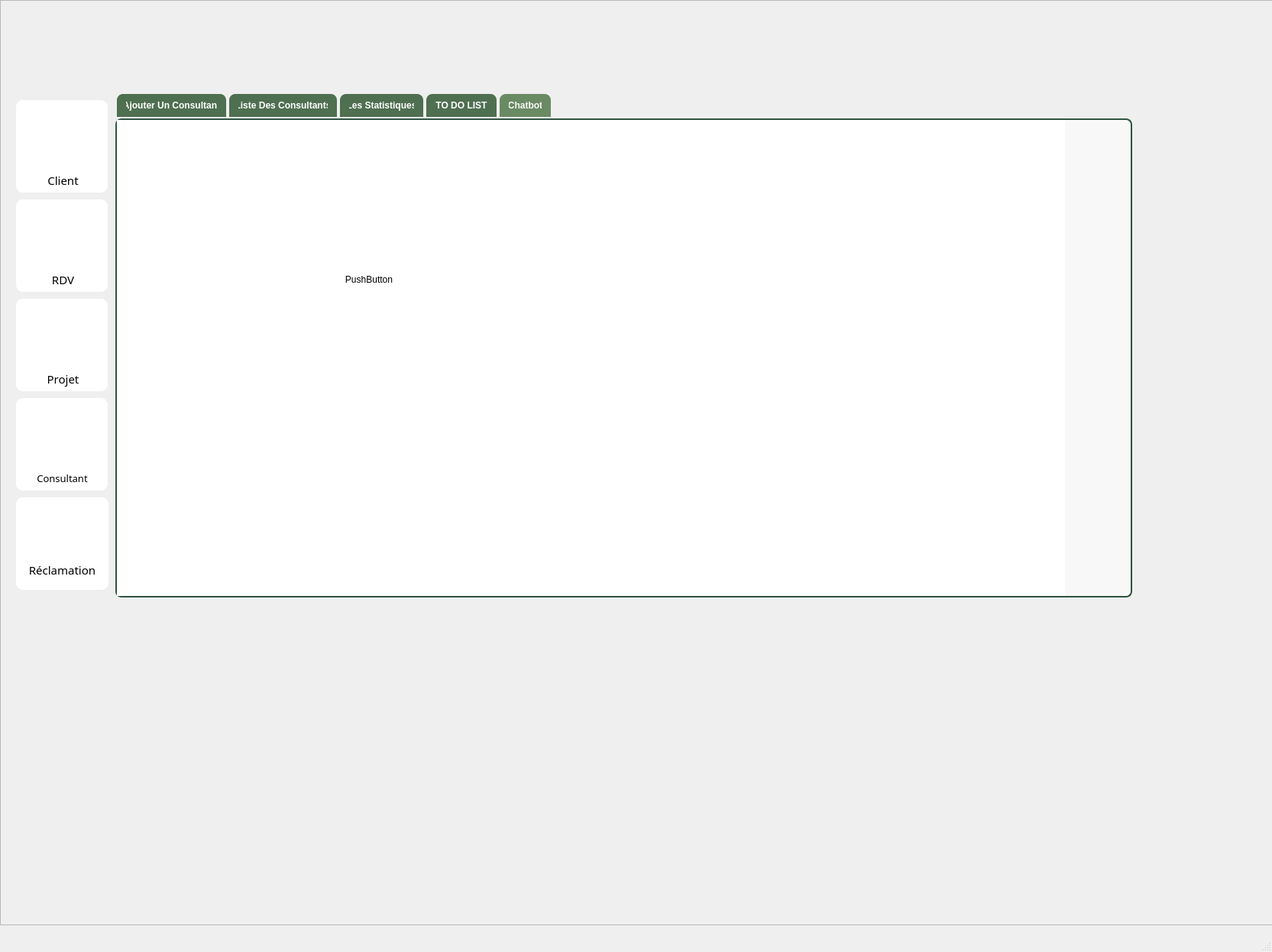
<?xml version="1.0" encoding="UTF-8"?>
<ui version="4.0">
 <class>MainWindow</class>
 <widget class="QMainWindow" name="MainWindow">
  <property name="geometry">
   <rect>
    <x>0</x>
    <y>0</y>
    <width>1665</width>
    <height>1246</height>
   </rect>
  </property>
  <property name="windowTitle">
   <string>MW_projet</string>
  </property>
  <widget class="QWidget" name="centralwidget">
   <widget class="QScrollArea" name="scrollArea">
    <property name="geometry">
     <rect>
      <x>0</x>
      <y>0</y>
      <width>1771</width>
      <height>1211</height>
     </rect>
    </property>
    <property name="widgetResizable">
     <bool>true</bool>
    </property>
    <widget class="QWidget" name="scrollAreaWidgetContents">
     <property name="geometry">
      <rect>
       <x>0</x>
       <y>0</y>
       <width>1769</width>
       <height>1209</height>
      </rect>
     </property>
     <widget class="QTabWidget" name="tabWidget">
      <property name="geometry">
       <rect>
        <x>150</x>
        <y>120</y>
        <width>1331</width>
        <height>661</height>
       </rect>
      </property>
      <property name="styleSheet">
       <string notr="true">QTabWidget::pane {
    border: 2px solid #2E543F; /* Bordure verte foncée */
    background: #F8F8F8; /* Fond clair */
    border-radius: 8px;
}

QTabBar::tab {
    background: #4E6F50; /* Vert foncé */
    color: white;
    padding: 8px 12px;
    border-top-left-radius: 8px;
    border-top-right-radius: 8px;
    margin: 2px;
    font-weight: bold;
}

QTabBar::tab:selected {
    background: #6A8A63; /* Vert plus clair */
    color: #F8F8F8;
}

QTabBar::tab:hover {
    background: #87A88D; /* Vert encore plus clair */
    color: black;
}
</string>
      </property>
      <property name="currentIndex">
       <number>4</number>
      </property>
      <widget class="QWidget" name="tab_2">
       <attribute name="title">
        <string>Ajouter Un Consultant</string>
       </attribute>
       <widget class="QWidget" name="widget_11" native="true">
        <property name="geometry">
         <rect>
          <x>0</x>
          <y>0</y>
          <width>1331</width>
          <height>1021</height>
         </rect>
        </property>
        <property name="styleSheet">
         <string notr="true">background-color: rgb(255, 255, 255);
border-radius:9px;</string>
        </property>
        <widget class="QLabel" name="label_18">
         <property name="geometry">
          <rect>
           <x>21</x>
           <y>171</y>
           <width>79</width>
           <height>20</height>
          </rect>
         </property>
         <property name="font">
          <font>
           <family>Sitka</family>
           <pointsize>12</pointsize>
          </font>
         </property>
         <property name="styleSheet">
          <string notr="true">color: rgb(0, 0, 0);</string>
         </property>
         <property name="text">
          <string>Téléphone:</string>
         </property>
        </widget>
        <widget class="QLineEdit" name="nom">
         <property name="geometry">
          <rect>
           <x>199</x>
           <y>21</y>
           <width>1071</width>
           <height>30</height>
          </rect>
         </property>
         <property name="minimumSize">
          <size>
           <width>0</width>
           <height>30</height>
          </size>
         </property>
         <property name="font">
          <font>
           <family>Sitka</family>
           <pointsize>10</pointsize>
          </font>
         </property>
         <property name="styleSheet">
          <string notr="true">QLineEdit {
    border: 2px solid #4D6F50;
    border-radius: 5px;
    padding: 5px;
}

QLineEdit:focus {
    border: 2px solid #6A9E70;
}</string>
         </property>
        </widget>
        <widget class="QLabel" name="label_17">
         <property name="geometry">
          <rect>
           <x>21</x>
           <y>121</y>
           <width>69</width>
           <height>20</height>
          </rect>
         </property>
         <property name="font">
          <font>
           <family>Sitka</family>
           <pointsize>12</pointsize>
          </font>
         </property>
         <property name="styleSheet">
          <string notr="true">color: rgb(0, 0, 0);</string>
         </property>
         <property name="text">
          <string>Email:</string>
         </property>
        </widget>
        <widget class="QLabel" name="label_16">
         <property name="geometry">
          <rect>
           <x>21</x>
           <y>71</y>
           <width>121</width>
           <height>20</height>
          </rect>
         </property>
         <property name="font">
          <font>
           <family>Sitka</family>
           <pointsize>12</pointsize>
          </font>
         </property>
         <property name="styleSheet">
          <string notr="true">color: rgb(0, 0, 0);</string>
         </property>
         <property name="text">
          <string>Prénom:</string>
         </property>
        </widget>
        <widget class="QLabel" name="label_15">
         <property name="geometry">
          <rect>
           <x>21</x>
           <y>21</y>
           <width>154</width>
           <height>20</height>
          </rect>
         </property>
         <property name="font">
          <font>
           <family>Sitka</family>
           <pointsize>12</pointsize>
          </font>
         </property>
         <property name="styleSheet">
          <string notr="true">color: rgb(0, 0, 0);</string>
         </property>
         <property name="text">
          <string>Nom:</string>
         </property>
        </widget>
        <widget class="QLabel" name="label_21">
         <property name="geometry">
          <rect>
           <x>21</x>
           <y>300</y>
           <width>147</width>
           <height>20</height>
          </rect>
         </property>
         <property name="font">
          <font>
           <family>Sitka</family>
           <pointsize>12</pointsize>
          </font>
         </property>
         <property name="styleSheet">
          <string notr="true">color: rgb(0, 0, 0);</string>
         </property>
         <property name="text">
          <string>Disponibilité:</string>
         </property>
        </widget>
        <widget class="QLabel" name="label_22">
         <property name="geometry">
          <rect>
           <x>21</x>
           <y>350</y>
           <width>131</width>
           <height>20</height>
          </rect>
         </property>
         <property name="font">
          <font>
           <family>Sitka</family>
           <pointsize>12</pointsize>
          </font>
         </property>
         <property name="styleSheet">
          <string notr="true">color: rgb(0, 0, 0);</string>
         </property>
         <property name="text">
          <string>Historique Missions:</string>
         </property>
        </widget>
        <widget class="QLabel" name="label_19">
         <property name="geometry">
          <rect>
           <x>20</x>
           <y>230</y>
           <width>101</width>
           <height>20</height>
          </rect>
         </property>
         <property name="font">
          <font>
           <family>Sitka</family>
           <pointsize>12</pointsize>
          </font>
         </property>
         <property name="styleSheet">
          <string notr="true">color: rgb(0, 0, 0);</string>
         </property>
         <property name="text">
          <string>Experience:</string>
         </property>
        </widget>
        <widget class="QPushButton" name="ajouter">
         <property name="geometry">
          <rect>
           <x>1190</x>
           <y>530</y>
           <width>88</width>
           <height>32</height>
          </rect>
         </property>
         <property name="font">
          <font>
           <family>Sitka</family>
           <pointsize>-1</pointsize>
           <bold>true</bold>
          </font>
         </property>
         <property name="styleSheet">
          <string notr="true">QPushButton {
    background: qlineargradient(spread:pad, x1:0, y1:0, x2:1, y2:1,
                                stop:0 rgba(193, 179, 255, 200), 
                                stop:1 rgba(255, 228, 196, 200));
    color: #4A4A4A;
    border-radius: 10px;
    border: 1px solid rgba(74, 74, 74, 50);
    padding: 8px 15px;
    font-size: 14px;
    font-weight: bold;
}

QPushButton:hover {
    background: qlineargradient(spread:pad, x1:0, y1:0, x2:1, y2:1,
                                stop:0 rgba(170, 153, 255, 200), 
                                stop:1 rgba(255, 204, 153, 200));
    color: black;
}

QPushButton:pressed {
    background: rgba(193, 179, 255, 180);
}
</string>
         </property>
         <property name="text">
          <string>Ajouter</string>
         </property>
        </widget>
        <widget class="QLabel" name="label_36">
         <property name="geometry">
          <rect>
           <x>30</x>
           <y>400</y>
           <width>120</width>
           <height>20</height>
          </rect>
         </property>
         <property name="font">
          <font>
           <family>Sitka</family>
           <pointsize>12</pointsize>
          </font>
         </property>
         <property name="styleSheet">
          <string notr="true">color: rgb(0, 0, 0);</string>
         </property>
         <property name="text">
          <string>Evaluation:</string>
         </property>
        </widget>
        <widget class="QComboBox" name="list">
         <property name="geometry">
          <rect>
           <x>200</x>
           <y>230</y>
           <width>1061</width>
           <height>22</height>
          </rect>
         </property>
         <property name="styleSheet">
          <string notr="true">QComboBox {
    border: 2px solid #4D6F50;
    border-radius: 5px;
    padding: 5px;
}

QComboBox::drop-down {
    subcontrol-origin: padding;
    subcontrol-position: top right;
    width: 15px;
    border-left-width: 1px;
    border-left-color: #4D6F50;
    border-left-style: solid;
    border-top-right-radius: 3px;
    border-bottom-right-radius: 3px;
}

QComboBox::down-arrow {
    image: url(down_arrow.png);
}</string>
         </property>
         <item>
          <property name="text">
           <string>Donner Votre Expérience</string>
          </property>
         </item>
         <item>
          <property name="text">
           <string>1 an</string>
          </property>
         </item>
         <item>
          <property name="text">
           <string>2 ans</string>
          </property>
         </item>
         <item>
          <property name="text">
           <string>3 ans</string>
          </property>
         </item>
         <item>
          <property name="text">
           <string>4 ans</string>
          </property>
         </item>
         <item>
          <property name="text">
           <string>5 ans</string>
          </property>
         </item>
        </widget>
        <widget class="QLabel" name="label_37">
         <property name="geometry">
          <rect>
           <x>30</x>
           <y>450</y>
           <width>120</width>
           <height>20</height>
          </rect>
         </property>
         <property name="font">
          <font>
           <family>Sitka</family>
           <pointsize>12</pointsize>
          </font>
         </property>
         <property name="styleSheet">
          <string notr="true">color: rgb(0, 0, 0);</string>
         </property>
         <property name="text">
          <string>Spécialisation:</string>
         </property>
        </widget>
        <widget class="QLineEdit" name="prenom">
         <property name="geometry">
          <rect>
           <x>200</x>
           <y>70</y>
           <width>1075</width>
           <height>30</height>
          </rect>
         </property>
         <property name="minimumSize">
          <size>
           <width>0</width>
           <height>30</height>
          </size>
         </property>
         <property name="font">
          <font>
           <family>Sitka</family>
           <pointsize>10</pointsize>
          </font>
         </property>
         <property name="styleSheet">
          <string notr="true">QLineEdit {
    border: 2px solid #4D6F50;
    border-radius: 5px;
    padding: 5px;
}

QLineEdit:focus {
    border: 2px solid #6A9E70;
}</string>
         </property>
        </widget>
        <widget class="QLineEdit" name="email">
         <property name="geometry">
          <rect>
           <x>200</x>
           <y>120</y>
           <width>1075</width>
           <height>30</height>
          </rect>
         </property>
         <property name="minimumSize">
          <size>
           <width>0</width>
           <height>30</height>
          </size>
         </property>
         <property name="font">
          <font>
           <family>Sitka</family>
           <pointsize>10</pointsize>
          </font>
         </property>
         <property name="styleSheet">
          <string notr="true">QLineEdit {
    border: 2px solid #4D6F50;
    border-radius: 5px;
    padding: 5px;
}

QLineEdit:focus {
    border: 2px solid #6A9E70;
}</string>
         </property>
        </widget>
        <widget class="QLineEdit" name="tele">
         <property name="geometry">
          <rect>
           <x>200</x>
           <y>170</y>
           <width>1075</width>
           <height>30</height>
          </rect>
         </property>
         <property name="minimumSize">
          <size>
           <width>0</width>
           <height>30</height>
          </size>
         </property>
         <property name="font">
          <font>
           <family>Sitka</family>
           <pointsize>10</pointsize>
          </font>
         </property>
         <property name="styleSheet">
          <string notr="true">QLineEdit {
    border: 2px solid #4D6F50;
    border-radius: 5px;
    padding: 5px;
}

QLineEdit:focus {
    border: 2px solid #6A9E70;
}</string>
         </property>
        </widget>
        <widget class="QLineEdit" name="histo">
         <property name="geometry">
          <rect>
           <x>200</x>
           <y>340</y>
           <width>1075</width>
           <height>30</height>
          </rect>
         </property>
         <property name="minimumSize">
          <size>
           <width>0</width>
           <height>30</height>
          </size>
         </property>
         <property name="font">
          <font>
           <family>Sitka</family>
           <pointsize>10</pointsize>
          </font>
         </property>
         <property name="styleSheet">
          <string notr="true">QLineEdit {
    border: 2px solid #4D6F50;
    border-radius: 5px;
    padding: 5px;
}

QLineEdit:focus {
    border: 2px solid #6A9E70;
}</string>
         </property>
        </widget>
        <widget class="QLineEdit" name="eval">
         <property name="geometry">
          <rect>
           <x>200</x>
           <y>390</y>
           <width>1075</width>
           <height>30</height>
          </rect>
         </property>
         <property name="minimumSize">
          <size>
           <width>0</width>
           <height>30</height>
          </size>
         </property>
         <property name="font">
          <font>
           <family>Sitka</family>
           <pointsize>10</pointsize>
          </font>
         </property>
         <property name="styleSheet">
          <string notr="true">QLineEdit {
    border: 2px solid #4D6F50;
    border-radius: 5px;
    padding: 5px;
}

QLineEdit:focus {
    border: 2px solid #6A9E70;
}</string>
         </property>
        </widget>
        <widget class="QLineEdit" name="spec">
         <property name="geometry">
          <rect>
           <x>200</x>
           <y>450</y>
           <width>1075</width>
           <height>30</height>
          </rect>
         </property>
         <property name="minimumSize">
          <size>
           <width>0</width>
           <height>30</height>
          </size>
         </property>
         <property name="font">
          <font>
           <family>Sitka</family>
           <pointsize>10</pointsize>
          </font>
         </property>
         <property name="styleSheet">
          <string notr="true">QLineEdit {
    border: 2px solid #4D6F50;
    border-radius: 5px;
    padding: 5px;
}

QLineEdit:focus {
    border: 2px solid #6A9E70;
}</string>
         </property>
        </widget>
        <widget class="QRadioButton" name="oui">
         <property name="geometry">
          <rect>
           <x>200</x>
           <y>300</y>
           <width>61</width>
           <height>18</height>
          </rect>
         </property>
         <property name="styleSheet">
          <string notr="true">color: rgb(0, 0, 0);
font: 12pt &quot;Segoe UI&quot;;</string>
         </property>
         <property name="text">
          <string>Oui</string>
         </property>
        </widget>
        <widget class="QRadioButton" name="non">
         <property name="geometry">
          <rect>
           <x>310</x>
           <y>300</y>
           <width>61</width>
           <height>18</height>
          </rect>
         </property>
         <property name="styleSheet">
          <string notr="true">color: rgb(0, 0, 0);
font: 12pt &quot;Segoe UI&quot;;</string>
         </property>
         <property name="text">
          <string>Non</string>
         </property>
        </widget>
       </widget>
      </widget>
      <widget class="QWidget" name="tab">
       <attribute name="title">
        <string>Liste Des Consultants</string>
       </attribute>
       <widget class="QWidget" name="widget_3" native="true">
        <property name="geometry">
         <rect>
          <x>0</x>
          <y>0</y>
          <width>1331</width>
          <height>1021</height>
         </rect>
        </property>
        <property name="styleSheet">
         <string notr="true">background-color: rgb(255, 255, 255);
border-radius:9px;</string>
        </property>
        <widget class="QTableWidget" name="tableau">
         <property name="geometry">
          <rect>
           <x>150</x>
           <y>90</y>
           <width>621</width>
           <height>391</height>
          </rect>
         </property>
         <property name="styleSheet">
          <string notr="true">QTableWidget {
    background-color: #f8f9fa; /* Light gray background */
    border: 2px solid #4D6F50; /* Green border */
    gridline-color: #cccccc; /* Light gray grid lines */
    font-size: 14px;
}

QHeaderView::section {
    background-color: #4D6F50; /* Green header */
    color: white;
    padding: 5px;
    border: 1px solid #3B5D40;
    font-weight: bold;
}

QTableWidget::item {
    padding: 5px;
}

QTableWidget::item:selected {
    background-color: #A3D9A5; /* Light green selection */
    color: black;
}

QTableWidget::item:hover {
    background-color: #C8E6C9; /* Hover effect */
}

/* Alternate row colors */
QTableWidget::item:alternate {
    background-color: #E8F5E9; /* Light green */
}
</string>
         </property>
         <row/>
         <column>
          <property name="text">
           <string>ID</string>
          </property>
         </column>
         <column>
          <property name="text">
           <string>Nom</string>
          </property>
         </column>
         <column>
          <property name="text">
           <string>Prénom</string>
          </property>
         </column>
         <column>
          <property name="text">
           <string>Email</string>
          </property>
         </column>
         <column>
          <property name="text">
           <string>Téléphone</string>
          </property>
         </column>
         <column>
          <property name="text">
           <string>Spécialisation</string>
          </property>
         </column>
         <column>
          <property name="text">
           <string>Experience</string>
          </property>
         </column>
         <column>
          <property name="text">
           <string>Disponible</string>
          </property>
         </column>
         <item row="0" column="0">
          <property name="text">
           <string/>
          </property>
         </item>
         <item row="0" column="1">
          <property name="text">
           <string/>
          </property>
         </item>
         <item row="0" column="2">
          <property name="text">
           <string/>
          </property>
         </item>
         <item row="0" column="3">
          <property name="text">
           <string/>
          </property>
         </item>
         <item row="0" column="4">
          <property name="text">
           <string/>
          </property>
         </item>
         <item row="0" column="5">
          <property name="text">
           <string/>
          </property>
         </item>
         <item row="0" column="6">
          <property name="text">
           <string/>
          </property>
         </item>
        </widget>
        <widget class="QLabel" name="label_2">
         <property name="geometry">
          <rect>
           <x>150</x>
           <y>50</y>
           <width>131</width>
           <height>21</height>
          </rect>
         </property>
         <property name="font">
          <font>
           <family>Sitka</family>
           <pointsize>14</pointsize>
          </font>
         </property>
         <property name="text">
          <string>Trier Par :</string>
         </property>
        </widget>
        <widget class="QComboBox" name="tri">
         <property name="geometry">
          <rect>
           <x>250</x>
           <y>50</y>
           <width>201</width>
           <height>26</height>
          </rect>
         </property>
         <property name="styleSheet">
          <string notr="true">QComboBox {
    border: 2px solid #4D6F50;
    border-radius: 5px;
    padding: 5px;
}

QComboBox::drop-down {
    subcontrol-origin: padding;
    subcontrol-position: top right;
    width: 15px;
    border-left-width: 1px;
    border-left-color: #4D6F50;
    border-left-style: solid;
    border-top-right-radius: 3px;
    border-bottom-right-radius: 3px;
}

QComboBox::down-arrow {
    image: url(down_arrow.png);
}</string>
         </property>
         <item>
          <property name="text">
           <string>Votre Choix:</string>
          </property>
         </item>
         <item>
          <property name="text">
           <string>Nom</string>
          </property>
         </item>
         <item>
          <property name="text">
           <string>Spécialisation</string>
          </property>
         </item>
        </widget>
        <widget class="QLabel" name="label_35">
         <property name="geometry">
          <rect>
           <x>130</x>
           <y>570</y>
           <width>151</width>
           <height>21</height>
          </rect>
         </property>
         <property name="font">
          <font>
           <family>Sitka</family>
           <pointsize>14</pointsize>
          </font>
         </property>
         <property name="text">
          <string>Choisir L'ID :</string>
         </property>
        </widget>
        <widget class="QPushButton" name="supp">
         <property name="geometry">
          <rect>
           <x>350</x>
           <y>550</y>
           <width>121</width>
           <height>41</height>
          </rect>
         </property>
         <property name="styleSheet">
          <string notr="true">QPushButton {
    background: qlineargradient(spread:pad, x1:0, y1:0, x2:1, y2:1,
                                stop:0 rgba(193, 179, 255, 200), 
                                stop:1 rgba(255, 228, 196, 200));
    color: #4A4A4A;
    border-radius: 10px;
    border: 1px solid rgba(74, 74, 74, 50);
    padding: 8px 15px;
    font-size: 14px;
    font-weight: bold;
}

QPushButton:hover {
    background: qlineargradient(spread:pad, x1:0, y1:0, x2:1, y2:1,
                                stop:0 rgba(170, 153, 255, 200), 
                                stop:1 rgba(255, 204, 153, 200));
    color: black;
}

QPushButton:pressed {
    background: rgba(193, 179, 255, 180);
}
</string>
         </property>
         <property name="text">
          <string>Supprimer</string>
         </property>
        </widget>
        <widget class="QPushButton" name="pdf">
         <property name="geometry">
          <rect>
           <x>810</x>
           <y>180</y>
           <width>141</width>
           <height>61</height>
          </rect>
         </property>
         <property name="font">
          <font>
           <family>Sitka</family>
           <pointsize>-1</pointsize>
           <bold>true</bold>
          </font>
         </property>
         <property name="styleSheet">
          <string notr="true">QPushButton {
    background: qlineargradient(spread:pad, x1:0, y1:0, x2:1, y2:1,
                                stop:0 rgba(193, 179, 255, 200), 
                                stop:1 rgba(255, 228, 196, 200));
    color: #4A4A4A;
    border-radius: 10px;
    border: 1px solid rgba(74, 74, 74, 50);
    padding: 8px 15px;
    font-size: 14px;
    font-weight: bold;
}

QPushButton:hover {
    background: qlineargradient(spread:pad, x1:0, y1:0, x2:1, y2:1,
                                stop:0 rgba(170, 153, 255, 200), 
                                stop:1 rgba(255, 204, 153, 200));
    color: black;
}

QPushButton:pressed {
    background: rgba(193, 179, 255, 180);
}
</string>
         </property>
         <property name="text">
          <string>Exporter PDF</string>
         </property>
        </widget>
        <widget class="QLabel" name="label_6">
         <property name="geometry">
          <rect>
           <x>490</x>
           <y>60</y>
           <width>131</width>
           <height>21</height>
          </rect>
         </property>
         <property name="font">
          <font>
           <family>Sitka</family>
           <pointsize>14</pointsize>
          </font>
         </property>
         <property name="text">
          <string>Recherche :</string>
         </property>
        </widget>
        <widget class="QLineEdit" name="search">
         <property name="geometry">
          <rect>
           <x>590</x>
           <y>50</y>
           <width>171</width>
           <height>30</height>
          </rect>
         </property>
         <property name="minimumSize">
          <size>
           <width>0</width>
           <height>30</height>
          </size>
         </property>
         <property name="font">
          <font>
           <family>Sitka</family>
           <pointsize>10</pointsize>
          </font>
         </property>
         <property name="styleSheet">
          <string notr="true">QLineEdit {
    border: 2px solid #4D6F50;
    border-radius: 5px;
    padding: 5px;
}

QLineEdit:focus {
    border: 2px solid #6A9E70;
}</string>
         </property>
        </widget>
        <widget class="QLineEdit" name="id_supp">
         <property name="geometry">
          <rect>
           <x>240</x>
           <y>560</y>
           <width>81</width>
           <height>30</height>
          </rect>
         </property>
         <property name="minimumSize">
          <size>
           <width>0</width>
           <height>30</height>
          </size>
         </property>
         <property name="font">
          <font>
           <family>Sitka</family>
           <pointsize>10</pointsize>
          </font>
         </property>
         <property name="styleSheet">
          <string notr="true">QLineEdit {
    border: 2px solid #4D6F50;
    border-radius: 5px;
    padding: 5px;
}

QLineEdit:focus {
    border: 2px solid #6A9E70;
}</string>
         </property>
        </widget>
        <widget class="QPushButton" name="mod">
         <property name="geometry">
          <rect>
           <x>810</x>
           <y>410</y>
           <width>141</width>
           <height>61</height>
          </rect>
         </property>
         <property name="font">
          <font>
           <family>Sitka</family>
           <pointsize>-1</pointsize>
           <bold>true</bold>
          </font>
         </property>
         <property name="styleSheet">
          <string notr="true">QPushButton {
    background: qlineargradient(spread:pad, x1:0, y1:0, x2:1, y2:1,
                                stop:0 rgba(193, 179, 255, 200), 
                                stop:1 rgba(255, 228, 196, 200));
    color: #4A4A4A;
    border-radius: 10px;
    border: 1px solid rgba(74, 74, 74, 50);
    padding: 8px 15px;
    font-size: 14px;
    font-weight: bold;
}

QPushButton:hover {
    background: qlineargradient(spread:pad, x1:0, y1:0, x2:1, y2:1,
                                stop:0 rgba(170, 153, 255, 200), 
                                stop:1 rgba(255, 204, 153, 200));
    color: black;
}

QPushButton:pressed {
    background: rgba(193, 179, 255, 180);
}
</string>
         </property>
         <property name="text">
          <string>Modification</string>
         </property>
        </widget>
        <widget class="QPushButton" name="search_s">
         <property name="geometry">
          <rect>
           <x>790</x>
           <y>50</y>
           <width>91</width>
           <height>31</height>
          </rect>
         </property>
         <property name="font">
          <font>
           <family>Sitka</family>
           <pointsize>-1</pointsize>
           <bold>true</bold>
          </font>
         </property>
         <property name="styleSheet">
          <string notr="true">QPushButton {
    background: qlineargradient(spread:pad, x1:0, y1:0, x2:1, y2:1,
                                stop:0 rgba(193, 179, 255, 200), 
                                stop:1 rgba(255, 228, 196, 200));
    color: #4A4A4A;
    border-radius: 10px;
    border: 1px solid rgba(74, 74, 74, 50);
    padding: 8px 15px;
    font-size: 14px;
    font-weight: bold;
}

QPushButton:hover {
    background: qlineargradient(spread:pad, x1:0, y1:0, x2:1, y2:1,
                                stop:0 rgba(170, 153, 255, 200), 
                                stop:1 rgba(255, 204, 153, 200));
    color: black;
}

QPushButton:pressed {
    background: rgba(193, 179, 255, 180);
}
</string>
         </property>
         <property name="text">
          <string>Envoyer</string>
         </property>
        </widget>
       </widget>
      </widget>
      <widget class="QWidget" name="tab_3">
       <attribute name="title">
        <string>Les Statistiques</string>
       </attribute>
       <widget class="QWidget" name="widget_12" native="true">
        <property name="geometry">
         <rect>
          <x>0</x>
          <y>0</y>
          <width>1331</width>
          <height>1021</height>
         </rect>
        </property>
        <property name="styleSheet">
         <string notr="true">background-color: rgb(255, 255, 255);
border-radius:9px;</string>
        </property>
        <widget class="QLineEdit" name="lineEdit_id">
         <property name="geometry">
          <rect>
           <x>20</x>
           <y>550</y>
           <width>113</width>
           <height>22</height>
          </rect>
         </property>
         <property name="visible">
          <bool>false</bool>
         </property>
        </widget>
        <widget class="QPushButton" name="pushButton_charger">
         <property name="geometry">
          <rect>
           <x>858</x>
           <y>34</y>
           <width>92</width>
           <height>32</height>
          </rect>
         </property>
         <property name="font">
          <font>
           <family>Sitka</family>
           <pointsize>-1</pointsize>
           <bold>true</bold>
          </font>
         </property>
         <property name="styleSheet">
          <string notr="true">QPushButton {
    background: qlineargradient(spread:pad, x1:0, y1:0, x2:1, y2:1,
                                stop:0 rgba(193, 179, 255, 200), 
                                stop:1 rgba(255, 228, 196, 200));
    color: #4A4A4A;
    border-radius: 10px;
    border: 1px solid rgba(74, 74, 74, 50);
    padding: 8px 15px;
    font-size: 14px;
    font-weight: bold;
}

QPushButton:hover {
    background: qlineargradient(spread:pad, x1:0, y1:0, x2:1, y2:1,
                                stop:0 rgba(170, 153, 255, 200), 
                                stop:1 rgba(255, 204, 153, 200));
    color: black;
}

QPushButton:pressed {
    background: rgba(193, 179, 255, 180);
}
</string>
         </property>
         <property name="text">
          <string>Charger</string>
         </property>
        </widget>
       </widget>
      </widget>
      <widget class="QWidget" name="tab_4">
       <attribute name="title">
        <string>TO DO LIST</string>
       </attribute>
       <widget class="QWidget" name="widget_13" native="true">
        <property name="geometry">
         <rect>
          <x>0</x>
          <y>0</y>
          <width>1331</width>
          <height>1021</height>
         </rect>
        </property>
        <property name="styleSheet">
         <string notr="true">background-color: rgb(255, 255, 255);
border-radius:9px;</string>
        </property>
        <widget class="QLineEdit" name="lineEdit_id_2">
         <property name="geometry">
          <rect>
           <x>20</x>
           <y>550</y>
           <width>113</width>
           <height>22</height>
          </rect>
         </property>
         <property name="visible">
          <bool>false</bool>
         </property>
        </widget>
       </widget>
      </widget>
      <widget class="QWidget" name="tab_5">
       <attribute name="title">
        <string>Chatbot</string>
       </attribute>
       <widget class="QWidget" name="widget_14" native="true">
        <property name="geometry">
         <rect>
          <x>-90</x>
          <y>-70</y>
          <width>1331</width>
          <height>1021</height>
         </rect>
        </property>
        <property name="styleSheet">
         <string notr="true">background-color: rgb(255, 255, 255);
border-radius:9px;</string>
        </property>
        <widget class="QLineEdit" name="lineEdit_id_3">
         <property name="geometry">
          <rect>
           <x>20</x>
           <y>550</y>
           <width>113</width>
           <height>22</height>
          </rect>
         </property>
         <property name="visible">
          <bool>false</bool>
         </property>
        </widget>
        <widget class="QPushButton" name="pushButton_charger_2">
         <property name="geometry">
          <rect>
           <x>858</x>
           <y>34</y>
           <width>92</width>
           <height>32</height>
          </rect>
         </property>
         <property name="font">
          <font>
           <family>Sitka</family>
           <pointsize>-1</pointsize>
           <bold>true</bold>
          </font>
         </property>
         <property name="styleSheet">
          <string notr="true">QPushButton {
    background: qlineargradient(spread:pad, x1:0, y1:0, x2:1, y2:1,
                                stop:0 rgba(193, 179, 255, 200), 
                                stop:1 rgba(255, 228, 196, 200));
    color: #4A4A4A;
    border-radius: 10px;
    border: 1px solid rgba(74, 74, 74, 50);
    padding: 8px 15px;
    font-size: 14px;
    font-weight: bold;
}

QPushButton:hover {
    background: qlineargradient(spread:pad, x1:0, y1:0, x2:1, y2:1,
                                stop:0 rgba(170, 153, 255, 200), 
                                stop:1 rgba(255, 204, 153, 200));
    color: black;
}

QPushButton:pressed {
    background: rgba(193, 179, 255, 180);
}
</string>
         </property>
         <property name="text">
          <string>Charger</string>
         </property>
        </widget>
        <widget class="QPushButton" name="pushButton">
         <property name="geometry">
          <rect>
           <x>380</x>
           <y>270</y>
           <width>80</width>
           <height>18</height>
          </rect>
         </property>
         <property name="text">
          <string>PushButton</string>
         </property>
        </widget>
       </widget>
      </widget>
     </widget>
     <widget class="QLabel" name="label_5">
      <property name="geometry">
       <rect>
        <x>-380</x>
        <y>-1580</y>
        <width>3360</width>
        <height>2391</height>
       </rect>
      </property>
      <property name="font">
       <font>
        <pointsize>10</pointsize>
       </font>
      </property>
      <property name="text">
       <string/>
      </property>
      <property name="pixmap">
       <pixmap resource="ressource.qrc">:/Tools Interface/background.png</pixmap>
      </property>
      <property name="scaledContents">
       <bool>true</bool>
      </property>
     </widget>
     <widget class="QWidget" name="widget_5" native="true">
      <property name="geometry">
       <rect>
        <x>20</x>
        <y>130</y>
        <width>120</width>
        <height>121</height>
       </rect>
      </property>
      <property name="styleSheet">
       <string notr="true">background-color: rgb(255, 255, 255);
border-radius:9px;</string>
      </property>
      <widget class="QPushButton" name="pushButton_5">
       <property name="geometry">
        <rect>
         <x>15</x>
         <y>90</y>
         <width>93</width>
         <height>29</height>
        </rect>
       </property>
       <property name="font">
        <font>
         <family>Sitka</family>
         <pointsize>11</pointsize>
        </font>
       </property>
       <property name="text">
        <string>Client</string>
       </property>
      </widget>
      <widget class="QLabel" name="client">
       <property name="geometry">
        <rect>
         <x>30</x>
         <y>20</y>
         <width>63</width>
         <height>61</height>
        </rect>
       </property>
       <property name="text">
        <string/>
       </property>
       <property name="pixmap">
        <pixmap resource="ressource.qrc">:/Tools Interface/hands-holding-child-solid.svg</pixmap>
       </property>
       <property name="scaledContents">
        <bool>true</bool>
       </property>
      </widget>
     </widget>
     <widget class="QWidget" name="widget_6" native="true">
      <property name="geometry">
       <rect>
        <x>20</x>
        <y>260</y>
        <width>120</width>
        <height>121</height>
       </rect>
      </property>
      <property name="styleSheet">
       <string notr="true">background-color: rgb(255, 255, 255);
border-radius:9px;</string>
      </property>
      <widget class="QPushButton" name="pushButton_6">
       <property name="geometry">
        <rect>
         <x>15</x>
         <y>90</y>
         <width>93</width>
         <height>29</height>
        </rect>
       </property>
       <property name="font">
        <font>
         <family>Sitka</family>
         <pointsize>11</pointsize>
        </font>
       </property>
       <property name="text">
        <string>RDV</string>
       </property>
      </widget>
      <widget class="QLabel" name="rdv">
       <property name="geometry">
        <rect>
         <x>30</x>
         <y>20</y>
         <width>63</width>
         <height>61</height>
        </rect>
       </property>
       <property name="text">
        <string/>
       </property>
       <property name="pixmap">
        <pixmap resource="ressource.qrc">:/Tools Interface/calendar-days-solid.svg</pixmap>
       </property>
       <property name="scaledContents">
        <bool>true</bool>
       </property>
      </widget>
     </widget>
     <widget class="QWidget" name="widget_8" native="true">
      <property name="geometry">
       <rect>
        <x>20</x>
        <y>390</y>
        <width>120</width>
        <height>121</height>
       </rect>
      </property>
      <property name="styleSheet">
       <string notr="true">background-color: rgb(255, 255, 255);
border-radius:9px;</string>
      </property>
      <widget class="QPushButton" name="pushButton_8">
       <property name="geometry">
        <rect>
         <x>15</x>
         <y>90</y>
         <width>93</width>
         <height>29</height>
        </rect>
       </property>
       <property name="font">
        <font>
         <family>Sitka</family>
         <pointsize>11</pointsize>
        </font>
       </property>
       <property name="text">
        <string>Projet</string>
       </property>
      </widget>
      <widget class="QLabel" name="projet">
       <property name="geometry">
        <rect>
         <x>20</x>
         <y>20</y>
         <width>81</width>
         <height>71</height>
        </rect>
       </property>
       <property name="text">
        <string/>
       </property>
       <property name="pixmap">
        <pixmap resource="ressource.qrc">:/Tools Interface/briefcase-solid.svg</pixmap>
       </property>
       <property name="scaledContents">
        <bool>true</bool>
       </property>
      </widget>
     </widget>
     <widget class="QWidget" name="widget_9" native="true">
      <property name="geometry">
       <rect>
        <x>20</x>
        <y>520</y>
        <width>120</width>
        <height>121</height>
       </rect>
      </property>
      <property name="styleSheet">
       <string notr="true">background-color: rgb(255, 255, 255);
border-radius:9px;</string>
      </property>
      <widget class="QLabel" name="label_11">
       <property name="geometry">
        <rect>
         <x>30</x>
         <y>20</y>
         <width>63</width>
         <height>61</height>
        </rect>
       </property>
       <property name="text">
        <string/>
       </property>
       <property name="pixmap">
        <pixmap>../../../Downloads/user-tie-solid (1).svg</pixmap>
       </property>
       <property name="scaledContents">
        <bool>true</bool>
       </property>
      </widget>
      <widget class="QPushButton" name="pushButton_9">
       <property name="geometry">
        <rect>
         <x>15</x>
         <y>90</y>
         <width>91</width>
         <height>29</height>
        </rect>
       </property>
       <property name="font">
        <font>
         <family>Sitka</family>
         <pointsize>10</pointsize>
        </font>
       </property>
       <property name="text">
        <string>Consultant</string>
       </property>
      </widget>
      <widget class="QLabel" name="consultant">
       <property name="geometry">
        <rect>
         <x>20</x>
         <y>10</y>
         <width>81</width>
         <height>71</height>
        </rect>
       </property>
       <property name="text">
        <string/>
       </property>
       <property name="pixmap">
        <pixmap resource="ressource.qrc">:/Tools Interface/user-tie-solid.svg</pixmap>
       </property>
       <property name="scaledContents">
        <bool>true</bool>
       </property>
      </widget>
     </widget>
     <widget class="QWidget" name="widget_7" native="true">
      <property name="geometry">
       <rect>
        <x>20</x>
        <y>650</y>
        <width>121</width>
        <height>121</height>
       </rect>
      </property>
      <property name="styleSheet">
       <string notr="true">background-color: rgb(255, 255, 255);
border-radius:9px;</string>
      </property>
      <widget class="QPushButton" name="reclamation">
       <property name="geometry">
        <rect>
         <x>0</x>
         <y>80</y>
         <width>121</width>
         <height>29</height>
        </rect>
       </property>
       <property name="font">
        <font>
         <family>Sitka</family>
         <pointsize>11</pointsize>
        </font>
       </property>
       <property name="text">
        <string>Réclamation</string>
       </property>
      </widget>
      <widget class="QLabel" name="label_33">
       <property name="geometry">
        <rect>
         <x>20</x>
         <y>10</y>
         <width>81</width>
         <height>71</height>
        </rect>
       </property>
       <property name="text">
        <string/>
       </property>
       <property name="pixmap">
        <pixmap resource="ressource.qrc">:/Tools Interface/message-solid.svg</pixmap>
       </property>
       <property name="scaledContents">
        <bool>true</bool>
       </property>
      </widget>
     </widget>
     <zorder>label_5</zorder>
     <zorder>tabWidget</zorder>
     <zorder>widget_5</zorder>
     <zorder>widget_6</zorder>
     <zorder>widget_8</zorder>
     <zorder>widget_9</zorder>
     <zorder>widget_7</zorder>
    </widget>
   </widget>
  </widget>
  <widget class="QMenuBar" name="menubar">
   <property name="geometry">
    <rect>
     <x>0</x>
     <y>0</y>
     <width>1665</width>
     <height>17</height>
    </rect>
   </property>
  </widget>
  <widget class="QStatusBar" name="statusbar"/>
 </widget>
 <resources>
  <include location="ressource.qrc"/>
 </resources>
 <connections/>
</ui>
